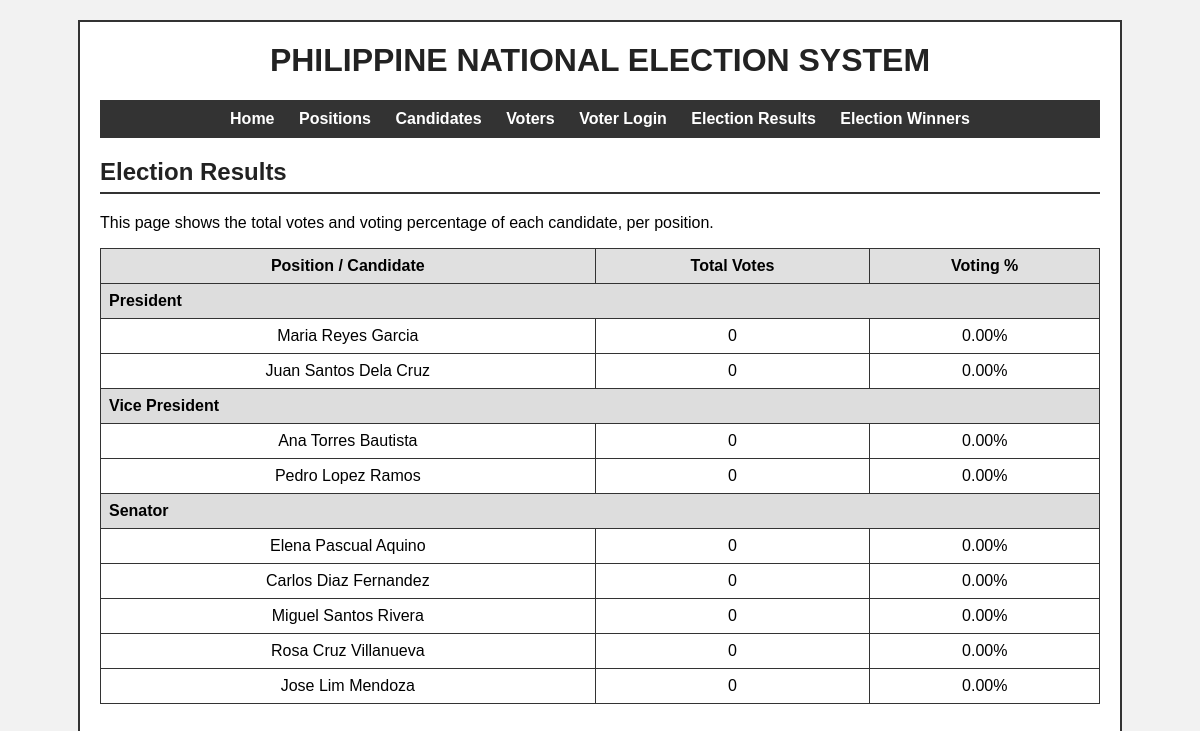
The app's page /results.php with its own data.
### tables this page shows
CREATE TABLE positions (
    posID INT AUTO_INCREMENT PRIMARY KEY,
    posName VARCHAR(100) NOT NULL,
    numOfPositions INT NOT NULL,
    posStat ENUM('Active','Inactive') NOT NULL DEFAULT 'Active'
);

CREATE TABLE candidates (
    candID INT AUTO_INCREMENT PRIMARY KEY,
    candFName VARCHAR(50) NOT NULL,
    candMName VARCHAR(50),
    candLName VARCHAR(50) NOT NULL,
    posID INT NOT NULL,
    candStat ENUM('Active','Inactive') NOT NULL DEFAULT 'Active',
    FOREIGN KEY (posID) REFERENCES positions(posID)
);

### results.php (the view, shortened to what this page needs)
<?php
include "db.php";
include "header.php";
$positions = $conn->query("SELECT * FROM positions ORDER BY posID ASC");
?>
<h2>Election Results</h2>
<p>This page shows the total votes and voting percentage of each candidate, per position.</p>
<table>
    <thead>
        <tr>
            <th>Position / Candidate</th>
            <th>Total Votes</th>
            <th>Voting %</th>
        </tr>
    </thead>
    <tbody>
        <?php
        while ($pos = $positions->fetch_assoc()) {
            echo '<tr class="section-row"><td colspan="3">' . htmlspecialchars($pos['posName']) . '</td></tr>';
            $candStmt = $conn->prepare("
                SELECT c.candID, c.candFName, c.candMName, c.candLName,
                       COUNT(v.voteID) AS totalVotes
                FROM candidates c
                LEFT JOIN votes v ON v.candid = c.candID AND v.posID = c.posID
                WHERE c.posID = ?
                GROUP BY c.candID
                ORDER BY totalVotes DESC
            ");
            $candStmt->bind_param("i", $pos['posID']);
            $candStmt->execute();
            $candResult = $candStmt->get_result();
            $candidates = array();
            $positionTotalVotes = 0;
            while ($c = $candResult->fetch_assoc()) {
                $candidates[] = $c;
                $positionTotalVotes += intval($c['totalVotes']);
            }
            if (count($candidates) > 0) {
                foreach ($candidates as $c) {
                    $fullName = trim($c['candFName'] . " " . $c['candMName'] . " " . $c['candLName']);
                    $votes = intval($c['totalVotes']);
                    $percentage = ($positionTotalVotes > 0) ? ($votes / $positionTotalVotes) * 100 : 0;
                    echo "<tr>";
                    echo "<td>" . htmlspecialchars($fullName) . "</td>";
                    echo "<td>" . $votes . "</td>";
                    echo "<td>" . number_format($percentage, 2) . "%</td>";
                    echo "</tr>";
                }
            } else {
                echo '<tr><td colspan="3">No candidates for this position.</td></tr>';
            }
        }
        ?>
    </tbody>
</table>
<?php include "footer.php"; $conn->close(); ?>

### style.css (style rules this page uses)
body { font-family: Arial, Helvetica, sans-serif; background-color: #f2f2f2; margin: 0; padding: 20px; }
h2 { border-bottom: 2px solid #333333; padding-bottom: 6px; color: #222222; }
table { width: 100%; border-collapse: collapse; margin-top: 10px; margin-bottom: 20px; }
table th, table td { border: 1px solid #333333; padding: 8px; text-align: center; }
table th { background-color: #e0e0e0; }
.section-row td { background-color: #dddddd; font-weight: bold; text-align: left; }

### records on screen
positions: posName "President"
candidates: fullName "Maria Reyes Garcia", votes "0", percentage "0.00"
candidates: fullName "Juan Santos Dela Cruz", votes "0", percentage "0.00"
positions: posName "Vice President"
candidates: fullName "Ana Torres Bautista", votes "0", percentage "0.00"
candidates: fullName "Pedro Lopez Ramos", votes "0", percentage "0.00"
positions: posName "Senator"
candidates: fullName "Elena Pascual Aquino", votes "0", percentage "0.00"
candidates: fullName "Carlos Diaz Fernandez", votes "0", percentage "0.00"
candidates: fullName "Miguel Santos Rivera", votes "0", percentage "0.00"
candidates: fullName "Rosa Cruz Villanueva", votes "0", percentage "0.00"
candidates: fullName "Jose Lim Mendoza", votes "0", percentage "0.00"
